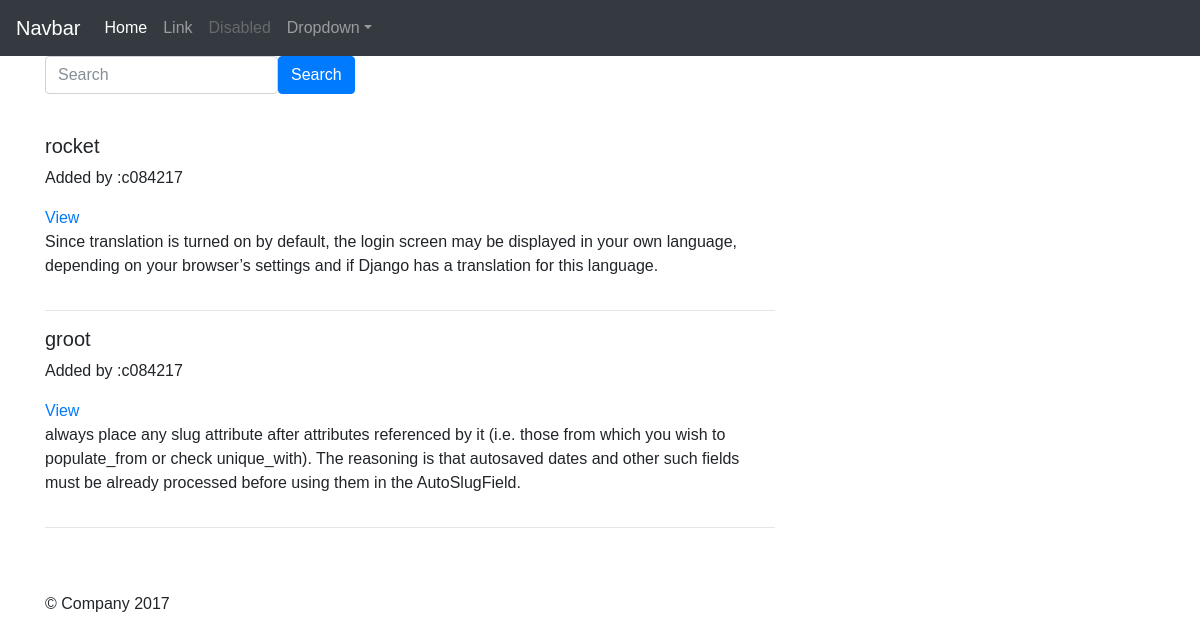
The page /pages/ on the database as committed earlier.
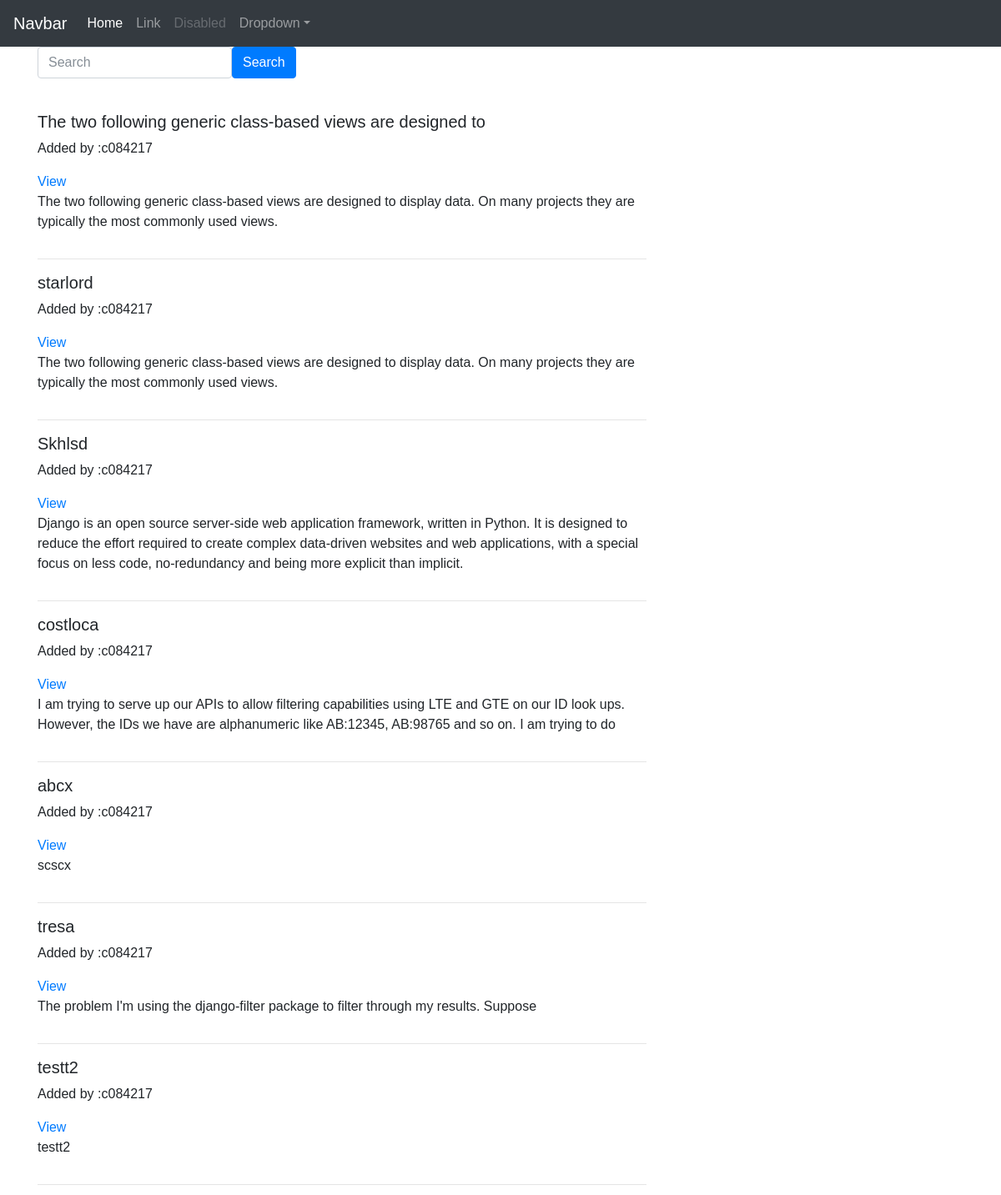
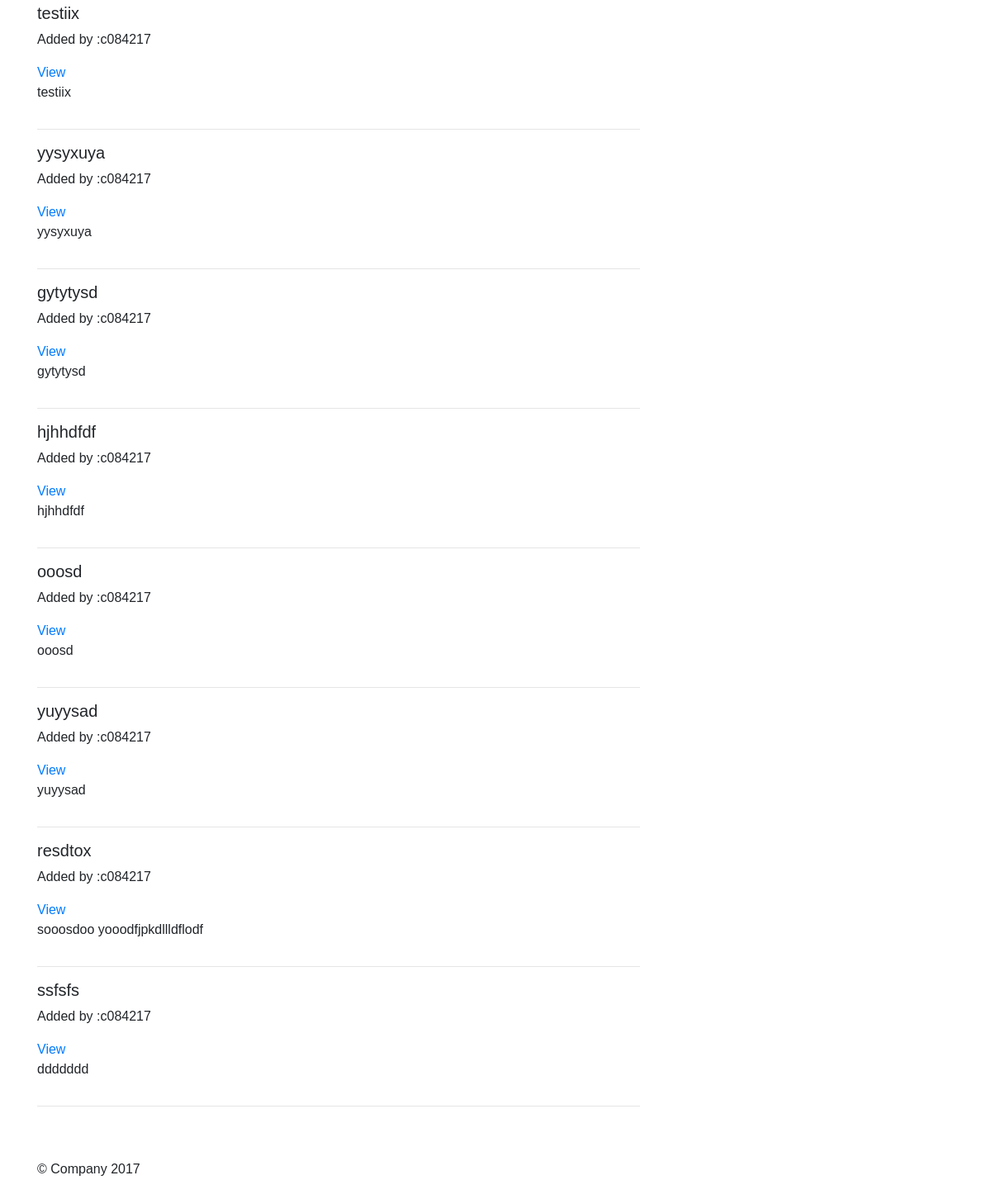
The same page on the database as committed later (2 pictures, top to bottom).
### pages/models.py (models this page shows)
class Candidate(models.Model):
	id_candidate = models.CharField(max_length=32, unique=True)
	userId = models.ForeignKey(settings.AUTH_USER_MODEL)
	name_candidate = models.CharField(max_length=60, unique=False)
	summary = models.TextField(max_length=500)
	descriptions = models.TextField(max_length=2000)
	slug = models.SlugField(unique=True)
	def __str__(self):
		return self.name_candidate
	def get_absolute_url(self):
		return reverse("candidate:detailcandidate", kwargs={"pk":self.pk})
	def save(self, *args, **kwargs):
            self.slug = slugify(self.name_candidate)
	    super(Candidate, self).save(*args, **kwargs)

### pages/views.py (the view, shortened to what this page needs)
class CandidateListView(ListView):
    def get_queryset(self, *args, **kwargs):
        qs = Candidate.objects.all()
        query = self.request.GET.get("q", None)
        return qs
    def get_context_data(self, *args, **kwargs):
        context = super(CandidateListView, self).get_context_data(*args, **kwargs)
        return context

### templates/pages/candidate_list.html (shortened to what this page needs)
{% extends 'base.html' %}
{% block content %}
    <div class='row'>
      <div class='col-sm-8 col-sm-offset-2'>
          {% include "pages/search_form.html" %} <br/>
          {% for object in object_list %}
              <div class="media">
                  <div class="media-body">
                    <h5 class="mt-0">{{ object.name_candidate }}</h5>
                    <p> Added by :{{ object.userId }}  </p> <a href= '{{ object.get_absolute_url }}'>View</a>
                    <p>{{object.summary }} </p>
                  </div>
              </div>
              <hr/>
          {% empty %}
          {% if request.GET.q %}
            <p> No Candidate found </p>
          {% else %}
            <p> No Candidate yet </p>
          {% endif %}
          {% endfor %}
    </div>
  </div>
{% endblock content %}

### templates/base.html (shortened to what this page needs)
{% load static %}
<html lang="en">
  <head>
    <link href="{% static 'css/bootstrap.min.css' %}" rel="stylesheet">
    <link href="{% static 'css/album.css' %}" rel="stylesheet">
    <link href="{% static 'css/custom.css' %}" rel="stylesheet">
    <link rel="stylesheet" href="{% static 'css/pages.css' %}">
  </head>
  <body>
      <nav class="navbar navbar-expand-md navbar-dark fixed-top bg-dark">
          <a class="navbar-brand" href="#">Navbar</a>
          <div class="collapse navbar-collapse" id="navbarsExampleDefault">
            <ul class="navbar-nav mr-auto">
              <li class="nav-item active">
                <a class="nav-link" href="#">Home <span class="sr-only">(current)</span></a>
              </li>
              <li class="nav-item">
                <a class="nav-link" href="#">Link</a>
              </li>
              <li class="nav-item">
                <a class="nav-link disabled" href="#">Disabled</a>
              </li>
              <li class="nav-item dropdown">
                <a class="nav-link dropdown-toggle" href="http://example.com" id="dropdown01" data-toggle="dropdown" aria-haspopup="true" aria-expanded="false">Dropdown</a>
              </li>
            </ul>
          </div>
        </nav>
      <div class='container'>
        {% block content %}{% endblock content %}
      </div>
    <footer class="container">
      <p>&copy; Company 2017</p>
    </footer>
  </body>
</html>

### templates/pages/search_form.html
<div class="row">
   <div class='col-sm-12 text-center'>
    <form class= "form-inline" method='GET' acton='{% url "candidate:candidatelist" %}'>
            <div class="form-group">
                <input class="form-control"  type ='text' name= 'q' placeholder="Search" value='{{ request.GET.q }}' />
            </div>
                <input class="btn btn-primary" type='submit' value='Search'/>
    </form>
</div>
</div>

### static-storage/css/album.css (style rules this page uses)
body { min-height: 75rem; }
.navbar { margin-bottom: 0; }
footer { padding-top: 3rem; padding-bottom: 3rem; }
footer p { margin-bottom: .25rem; }

### static-storage/css/custom.css (style rules this page uses)
body { padding-top: 3.5rem; }

### static-storage/css/pages.css (style rules this page uses)
body { font-family: 'Oswald', sans-serif !important; }

Rows that differ between the two databases and show on the page:
added Candidate: name_candidate "The two following generic class-based views are designed to", userId "c084217", summary "The two following generic class-based views are designed to display data. On many projects they are typically the most commonly used views."
changed Candidate: name_candidate "rocket" → "starlord"; summary "Since translation is turned on by default, the login screen may be displayed in your own language, depending on your browser’s settings and if Django has a translation for this language." → "The two following generic class-based views are designed to display data. On many projects they are typically the most commonly used views."
changed Candidate: name_candidate "groot" → "Skhlsd"; summary "always place any slug attribute after attributes referenced by it (i.e. those from which you wish to populate_from or check unique_with). The reasoning is that autosaved dates and other such fields must be already processed before using them in the AutoSlugField." → "Django is an open source server-side web application framework, written in Python. It is designed to reduce the effort required to create complex data-driven websites and web applications, with a special focus on less code, no-redundancy and being more explicit than implicit."
added Candidate: name_candidate "costloca", userId "c084217", summary "I am trying to serve up our APIs to allow filtering capabilities using LTE and GTE on our ID look ups. However, the IDs we have are alphanumeric like AB:12345, AB:98765 and so on. I am trying to do"
added Candidate: name_candidate "abcx", userId "c084217", summary "scscx"
added Candidate: name_candidate "tresa", userId "c084217", summary "The problem I'm using the django-filter package to filter through my results. Suppose"
added Candidate: name_candidate "testt2", userId "c084217", summary "testt2"
added Candidate: name_candidate "testiix", userId "c084217", summary "testiix"
added Candidate: name_candidate "yysyxuya", userId "c084217", summary "yysyxuya"
added Candidate: name_candidate "gytytysd", userId "c084217", summary "gytytysd"
added Candidate: name_candidate "hjhhdfdf", userId "c084217", summary "hjhhdfdf"
added Candidate: name_candidate "ooosd", userId "c084217", summary "ooosd"
added Candidate: name_candidate "yuyysad", userId "c084217", summary "yuyysad"
added Candidate: name_candidate "resdtox", userId "c084217", summary "sooosdoo yooodfjpkdllldflodf"
added Candidate: name_candidate "ssfsfs", userId "c084217", summary "ddddddd"
